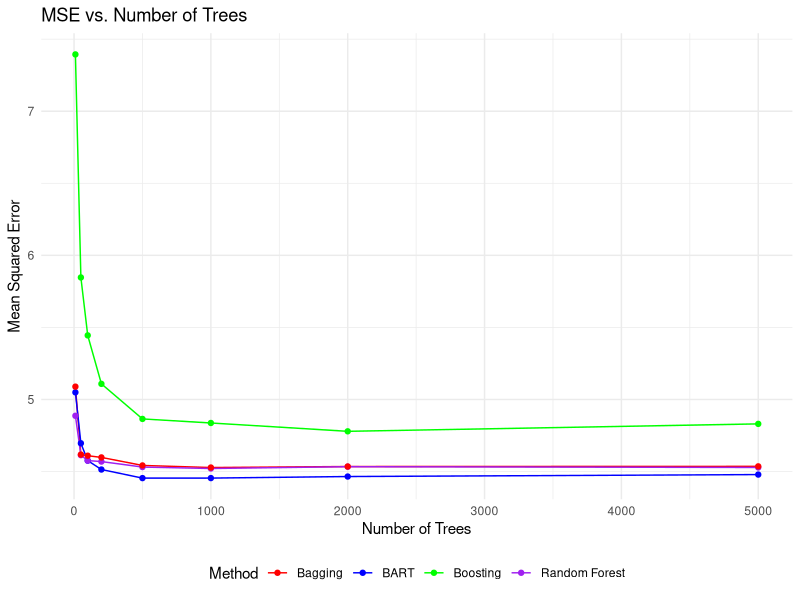
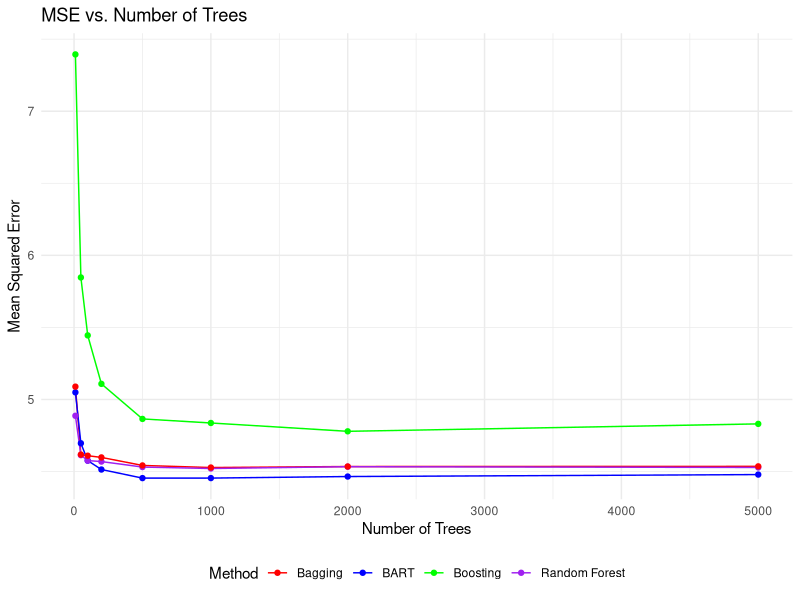
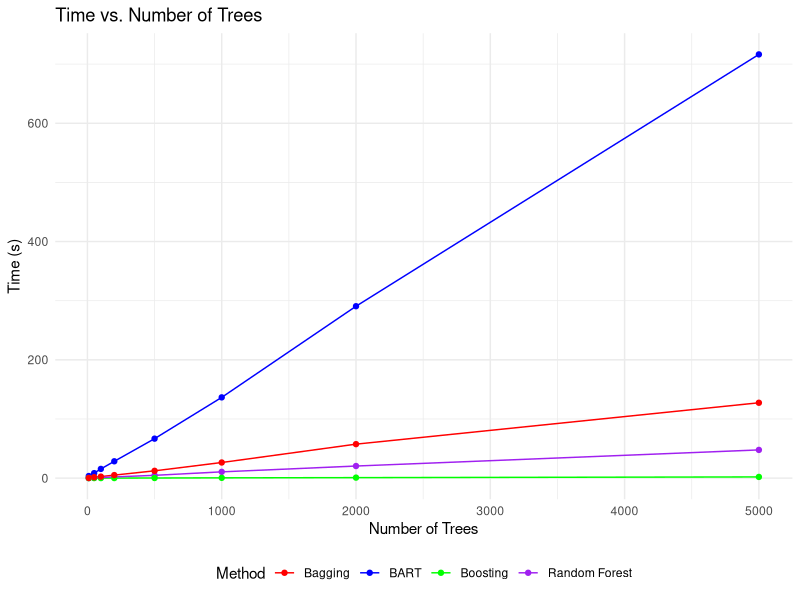

These charts were generated, in order, by the following R code:
library(ggplot2)

# import the data
data <- read.csv("outputs/abalone_results.csv")

mse_plot <- ggplot(data, aes(x = ntree, y = mse, color = method)) +
  geom_line() +
  geom_point() +
  labs(title = "MSE vs. Number of Trees",
       x = "Number of Trees",
       y = "Mean Squared Error",
       color = "Method"
       ) +
  theme_minimal() +
  theme(legend.position = "bottom") +
  scale_color_manual(values = c("red", "blue", "green", "purple"))



time_plot <-ggplot(data, aes(x = ntree, y = time, color = method)) +
  geom_line() +
  geom_point() +
  labs(title = "Time vs. Number of Trees",
       x = "Number of Trees",
       y = "Time (s)",
       color = "Method") +
  theme_minimal() +
  theme(legend.position = "bottom") +
  scale_color_manual(values = c("red", "blue", "green", "purple"))

#save the plots
ggsave("outputs/mse_plot.pdf", mse_plot, width = 6, height = 4)
ggsave("outputs/mse_plot.png", mse_plot, width = 6, height = 4, bg = "white")
ggsave("outputs/time_plot.pdf", time_plot, width = 6, height = 4)